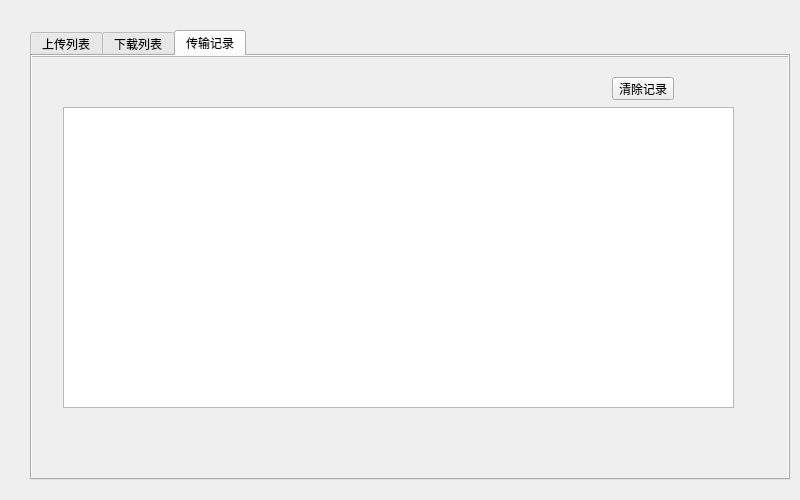
<?xml version="1.0" encoding="UTF-8"?>
<ui version="4.0">
 <class>TransformWidget</class>
 <widget class="QWidget" name="TransformWidget">
  <property name="geometry">
   <rect>
    <x>0</x>
    <y>0</y>
    <width>800</width>
    <height>500</height>
   </rect>
  </property>
  <property name="windowTitle">
   <string>Form</string>
  </property>
  <widget class="QTabWidget" name="tabWidget">
   <property name="geometry">
    <rect>
     <x>30</x>
     <y>30</y>
     <width>760</width>
     <height>450</height>
    </rect>
   </property>
   <property name="currentIndex">
    <number>2</number>
   </property>
   <widget class="QWidget" name="tabUpload">
    <attribute name="title">
     <string>上传列表</string>
    </attribute>
    <widget class="QScrollArea" name="scrollArea">
     <property name="geometry">
      <rect>
       <x>0</x>
       <y>0</y>
       <width>750</width>
       <height>420</height>
      </rect>
     </property>
     <property name="widgetResizable">
      <bool>true</bool>
     </property>
     <widget class="QWidget" name="upload_scroll">
      <property name="geometry">
       <rect>
        <x>0</x>
        <y>0</y>
        <width>748</width>
        <height>418</height>
       </rect>
      </property>
     </widget>
    </widget>
   </widget>
   <widget class="QWidget" name="tabDownload">
    <attribute name="title">
     <string>下载列表</string>
    </attribute>
    <widget class="QScrollArea" name="scrollArea_2">
     <property name="geometry">
      <rect>
       <x>0</x>
       <y>0</y>
       <width>750</width>
       <height>420</height>
      </rect>
     </property>
     <property name="widgetResizable">
      <bool>true</bool>
     </property>
     <widget class="QWidget" name="download_scroll">
      <property name="geometry">
       <rect>
        <x>0</x>
        <y>0</y>
        <width>748</width>
        <height>418</height>
       </rect>
      </property>
     </widget>
    </widget>
   </widget>
   <widget class="QWidget" name="tabTransform">
    <attribute name="title">
     <string>传输记录</string>
    </attribute>
    <widget class="QScrollArea" name="scrollArea_3">
     <property name="geometry">
      <rect>
       <x>-10</x>
       <y>0</y>
       <width>771</width>
       <height>431</height>
      </rect>
     </property>
     <property name="widgetResizable">
      <bool>true</bool>
     </property>
     <widget class="QWidget" name="scrollArea_4">
      <property name="geometry">
       <rect>
        <x>0</x>
        <y>0</y>
        <width>769</width>
        <height>429</height>
       </rect>
      </property>
      <widget class="QWidget" name="scrollAreaWidgetContents" native="true">
       <property name="geometry">
        <rect>
         <x>0</x>
         <y>0</y>
         <width>730</width>
         <height>410</height>
        </rect>
       </property>
       <widget class="QTextEdit" name="record_mg">
        <property name="geometry">
         <rect>
          <x>40</x>
          <y>50</y>
          <width>671</width>
          <height>301</height>
         </rect>
        </property>
       </widget>
       <widget class="QWidget" name="layoutWidget">
        <property name="geometry">
         <rect>
          <x>60</x>
          <y>20</y>
          <width>591</width>
          <height>23</height>
         </rect>
        </property>
        <layout class="QHBoxLayout" name="horizontalLayout">
         <item>
          <spacer name="horizontalSpacer">
           <property name="orientation">
            <enum>Qt::Horizontal</enum>
           </property>
           <property name="sizeHint" stdset="0">
            <size>
             <width>40</width>
             <height>20</height>
            </size>
           </property>
          </spacer>
         </item>
         <item>
          <widget class="QToolButton" name="toolButton">
           <property name="text">
            <string>清除记录</string>
           </property>
          </widget>
         </item>
        </layout>
       </widget>
      </widget>
     </widget>
    </widget>
   </widget>
  </widget>
 </widget>
 <resources/>
 <connections/>
</ui>
